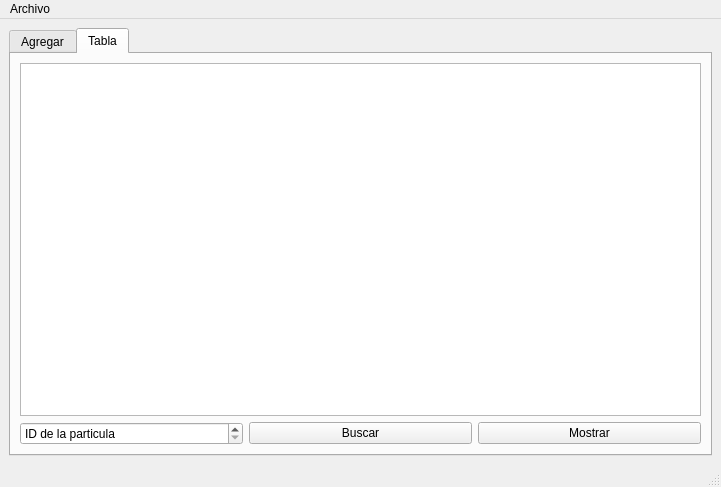
<?xml version="1.0" encoding="UTF-8"?>
<ui version="4.0">
 <class>MainWindow</class>
 <widget class="QMainWindow" name="MainWindow">
  <property name="geometry">
   <rect>
    <x>0</x>
    <y>0</y>
    <width>721</width>
    <height>487</height>
   </rect>
  </property>
  <property name="windowTitle">
   <string>MainWindow</string>
  </property>
  <property name="accessibleName">
   <string/>
  </property>
  <property name="accessibleDescription">
   <string/>
  </property>
  <widget class="QWidget" name="centralwidget">
   <layout class="QGridLayout" name="gridLayout">
    <item row="0" column="0">
     <widget class="QTabWidget" name="tabWidget">
      <property name="currentIndex">
       <number>1</number>
      </property>
      <widget class="QWidget" name="tab">
       <attribute name="title">
        <string>Agregar</string>
       </attribute>
       <widget class="QGroupBox" name="groupBox">
        <property name="geometry">
         <rect>
          <x>9</x>
          <y>9</y>
          <width>671</width>
          <height>401</height>
         </rect>
        </property>
        <property name="title">
         <string>Particula</string>
        </property>
        <widget class="QLabel" name="label_8">
         <property name="geometry">
          <rect>
           <x>20</x>
           <y>210</y>
           <width>22</width>
           <height>16</height>
          </rect>
         </property>
         <property name="text">
          <string>Rojo</string>
         </property>
        </widget>
        <widget class="QLabel" name="label">
         <property name="geometry">
          <rect>
           <x>10</x>
           <y>23</y>
           <width>16</width>
           <height>16</height>
          </rect>
         </property>
         <property name="text">
          <string>ID</string>
         </property>
        </widget>
        <widget class="QLabel" name="label_5">
         <property name="geometry">
          <rect>
           <x>10</x>
           <y>141</y>
           <width>45</width>
           <height>16</height>
          </rect>
         </property>
         <property name="text">
          <string>Velocidad</string>
         </property>
        </widget>
        <widget class="QLabel" name="label_10">
         <property name="geometry">
          <rect>
           <x>20</x>
           <y>270</y>
           <width>20</width>
           <height>16</height>
          </rect>
         </property>
         <property name="text">
          <string>Azul</string>
         </property>
        </widget>
        <widget class="QLabel" name="label_7">
         <property name="geometry">
          <rect>
           <x>10</x>
           <y>180</y>
           <width>52</width>
           <height>16</height>
          </rect>
         </property>
         <property name="text">
          <string>Color (rgb)</string>
         </property>
        </widget>
        <widget class="QLabel" name="label_6">
         <property name="geometry">
          <rect>
           <x>10</x>
           <y>117</y>
           <width>60</width>
           <height>16</height>
          </rect>
         </property>
         <property name="text">
          <string>Destino en y</string>
         </property>
        </widget>
        <widget class="QLabel" name="label_2">
         <property name="geometry">
          <rect>
           <x>10</x>
           <y>47</y>
           <width>56</width>
           <height>16</height>
          </rect>
         </property>
         <property name="text">
          <string>Origen en x</string>
         </property>
        </widget>
        <widget class="QLabel" name="label_9">
         <property name="geometry">
          <rect>
           <x>20</x>
           <y>240</y>
           <width>28</width>
           <height>16</height>
          </rect>
         </property>
         <property name="text">
          <string>Verde</string>
         </property>
        </widget>
        <widget class="QLabel" name="label_4">
         <property name="geometry">
          <rect>
           <x>10</x>
           <y>70</y>
           <width>56</width>
           <height>16</height>
          </rect>
         </property>
         <property name="text">
          <string>Origen en y</string>
         </property>
        </widget>
        <widget class="QPushButton" name="agregar_inicio_pushButton">
         <property name="geometry">
          <rect>
           <x>10</x>
           <y>310</y>
           <width>307</width>
           <height>21</height>
          </rect>
         </property>
         <property name="text">
          <string>Agregar inicio</string>
         </property>
        </widget>
        <widget class="QLabel" name="label_3">
         <property name="geometry">
          <rect>
           <x>10</x>
           <y>94</y>
           <width>60</width>
           <height>16</height>
          </rect>
         </property>
         <property name="text">
          <string>Destino en x</string>
         </property>
        </widget>
        <widget class="QPushButton" name="agregar_final_pushButton">
         <property name="geometry">
          <rect>
           <x>10</x>
           <y>339</y>
           <width>307</width>
           <height>21</height>
          </rect>
         </property>
         <property name="text">
          <string>Agregar final</string>
         </property>
        </widget>
        <widget class="QPushButton" name="mostrar_pushButton">
         <property name="geometry">
          <rect>
           <x>10</x>
           <y>363</y>
           <width>307</width>
           <height>21</height>
          </rect>
         </property>
         <property name="text">
          <string>Mostrar</string>
         </property>
        </widget>
        <widget class="QSpinBox" name="id_spinBox">
         <property name="geometry">
          <rect>
           <x>76</x>
           <y>23</y>
           <width>241</width>
           <height>18</height>
          </rect>
         </property>
         <property name="showGroupSeparator" stdset="0">
          <bool>false</bool>
         </property>
         <property name="maximum">
          <number>500</number>
         </property>
        </widget>
        <widget class="QSpinBox" name="origen_x_spinBox">
         <property name="geometry">
          <rect>
           <x>76</x>
           <y>47</y>
           <width>241</width>
           <height>17</height>
          </rect>
         </property>
         <property name="maximum">
          <number>500</number>
         </property>
        </widget>
        <widget class="QSpinBox" name="origen_y_spinBox">
         <property name="geometry">
          <rect>
           <x>76</x>
           <y>70</y>
           <width>241</width>
           <height>18</height>
          </rect>
         </property>
         <property name="maximum">
          <number>500</number>
         </property>
        </widget>
        <widget class="QSpinBox" name="destino_x_spinBox">
         <property name="geometry">
          <rect>
           <x>76</x>
           <y>94</y>
           <width>241</width>
           <height>17</height>
          </rect>
         </property>
         <property name="maximum">
          <number>500</number>
         </property>
        </widget>
        <widget class="QSpinBox" name="destino_y_spinBox">
         <property name="geometry">
          <rect>
           <x>76</x>
           <y>117</y>
           <width>241</width>
           <height>18</height>
          </rect>
         </property>
         <property name="maximum">
          <number>500</number>
         </property>
        </widget>
        <widget class="QSpinBox" name="velocidad_spinBox">
         <property name="geometry">
          <rect>
           <x>76</x>
           <y>141</y>
           <width>241</width>
           <height>17</height>
          </rect>
         </property>
         <property name="maximum">
          <number>500</number>
         </property>
        </widget>
        <widget class="QSpinBox" name="rojo_spinBox">
         <property name="geometry">
          <rect>
           <x>70</x>
           <y>210</y>
           <width>241</width>
           <height>18</height>
          </rect>
         </property>
         <property name="maximum">
          <number>225</number>
         </property>
        </widget>
        <widget class="QSpinBox" name="verde_spinBox">
         <property name="geometry">
          <rect>
           <x>70</x>
           <y>240</y>
           <width>241</width>
           <height>17</height>
          </rect>
         </property>
         <property name="maximum">
          <number>225</number>
         </property>
        </widget>
        <widget class="QSpinBox" name="azul_spinBox">
         <property name="geometry">
          <rect>
           <x>70</x>
           <y>270</y>
           <width>241</width>
           <height>18</height>
          </rect>
         </property>
         <property name="maximum">
          <number>225</number>
         </property>
        </widget>
        <widget class="QPlainTextEdit" name="plainTextEdit">
         <property name="geometry">
          <rect>
           <x>340</x>
           <y>20</y>
           <width>311</width>
           <height>361</height>
          </rect>
         </property>
        </widget>
       </widget>
      </widget>
      <widget class="QWidget" name="tab_2">
       <attribute name="title">
        <string>Tabla</string>
       </attribute>
       <layout class="QGridLayout" name="gridLayout_2">
        <item row="1" column="0">
         <widget class="QSpinBox" name="buscar_spinBox">
          <property name="statusTip">
           <string/>
          </property>
          <property name="specialValueText">
           <string>ID de la particula</string>
          </property>
          <property name="maximum">
           <number>500</number>
          </property>
         </widget>
        </item>
        <item row="1" column="1">
         <widget class="QPushButton" name="buscar_pushButton">
          <property name="text">
           <string>Buscar</string>
          </property>
         </widget>
        </item>
        <item row="1" column="2">
         <widget class="QPushButton" name="mostrar_tabla_pushButton">
          <property name="text">
           <string>Mostrar</string>
          </property>
         </widget>
        </item>
        <item row="0" column="0" colspan="3">
         <widget class="QTableWidget" name="tabla">
          <property name="midLineWidth">
           <number>0</number>
          </property>
         </widget>
        </item>
       </layout>
      </widget>
     </widget>
    </item>
   </layout>
  </widget>
  <widget class="QMenuBar" name="menubar">
   <property name="geometry">
    <rect>
     <x>0</x>
     <y>0</y>
     <width>721</width>
     <height>21</height>
    </rect>
   </property>
   <widget class="QMenu" name="menuArchivo">
    <property name="title">
     <string>Archivo</string>
    </property>
    <addaction name="actionAbrir"/>
    <addaction name="actionGuardar"/>
   </widget>
   <addaction name="menuArchivo"/>
  </widget>
  <widget class="QStatusBar" name="statusbar"/>
  <action name="actionAbrir">
   <property name="text">
    <string>Abrir</string>
   </property>
   <property name="shortcut">
    <string>Ctrl+O</string>
   </property>
  </action>
  <action name="actionGuardar">
   <property name="text">
    <string>Guardar</string>
   </property>
   <property name="shortcut">
    <string>Ctrl+S</string>
   </property>
  </action>
 </widget>
 <resources/>
 <connections/>
</ui>
